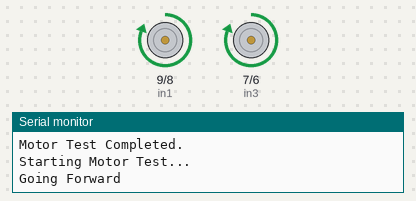
Simulated run of this sketch. Board: Arduino Uno, built with avr-gcc and run on an emulated ATmega328P. Shown: motor-driver pin pairs drawn as motors (green arrow = first pin HIGH = forward, orange = second pin HIGH = backward, longer = more drive, scaled by the enable pin), the last lines printed to the serial monitor.

Above: at 6.5 s.
At 8.7 s:
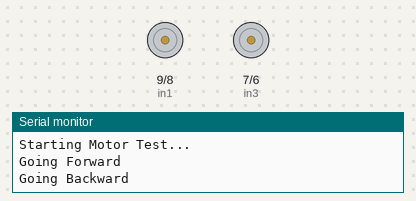
At 11.0 s:
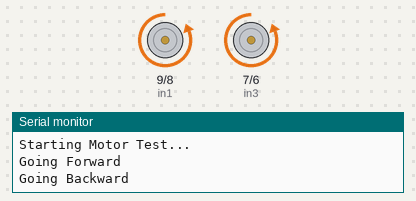
Timing chart, 0 to 12.9 s (numbered marks = the images above):
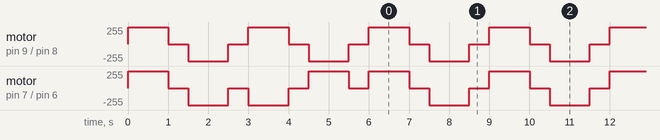

The sketch:

MotorTests.ino
```cpp
#define enA 10 // Enable1 L298 Pin
#define in1 9  // Motor1 L298 Pin (Left Motor)
#define in2 8  // Motor1 L298 Pin (Left Motor)
#define enB 5  // Enable2 L298 Pin
#define in3 7  // Motor2 L298 Pin (Right Motor)
#define in4 6  // Motor2 L298 Pin (Right Motor)

void setup() {
  // Initialize motor control pins
  pinMode(in1, OUTPUT);
  pinMode(in2, OUTPUT);
  pinMode(in3, OUTPUT);
  pinMode(in4, OUTPUT);
  pinMode(enA, OUTPUT);
  pinMode(enB, OUTPUT);

  // Start the motor test
  Serial.begin(9600);
  Serial.println("Starting Motor Test...");

  // Test Forward
  Serial.println("Going Forward") ;
  moveForward();
  delay(1000); // Move forward for 1 second
  stopMotors();
  delay(500); // Wait for half a second

  // Test Backward
  Serial.println("Going Backward") ;
  moveBackward();
  delay(1000); // Move backward for 1 second
  stopMotors();
  delay(500); // Wait for half a second

  // Test Turn Right
  Serial.println("Going Right") ;
  turnRight();
  delay(1000); // Turn right for 1 second
  stopMotors();
  delay(500); // Wait for half a second

  // Test Turn Left
  Serial.println("Going Left") ;
  turnLeft();
  delay(1000); // Turn left for 1 second
  stopMotors();
  delay(500); // Wait for half a second

  // Stop all motors
  stopMotors();
  Serial.println("Motor Test Completed.");
}

void loop() {
  Serial.println("Starting Motor Test...");

  // Test Forward
  Serial.println("Going Forward") ;
  moveForward();
  delay(1000); // Move forward for 1 second
  stopMotors();
  delay(500); // Wait for half a second

  // Test Backward
  Serial.println("Going Backward") ;
  moveBackward();
  delay(1000); // Move backward for 1 second
  stopMotors();
  delay(500); // Wait for half a second

  // Stop all motors
  stopMotors();
}

void moveForward() {
  analogWrite(enA, 255); // Full speed for left motor
  analogWrite(enB, 255); // Full speed for right motor
  digitalWrite(in1, HIGH);
  digitalWrite(in2, LOW);
  digitalWrite(in3, HIGH);
  digitalWrite(in4, LOW);
}

void moveBackward() {
  analogWrite(enA, 255); // Full speed for left motor
  analogWrite(enB, 255); // Full speed for right motor
  digitalWrite(in1, LOW);
  digitalWrite(in2, HIGH);
  digitalWrite(in3, LOW);
  digitalWrite(in4, HIGH);
}

void turnRight() {
  analogWrite(enA, 255); // Full speed for left motor
  analogWrite(enB, 255); // Full speed for right motor
  digitalWrite(in1, HIGH);
  digitalWrite(in2, LOW);
  digitalWrite(in3, LOW);
  digitalWrite(in4, HIGH);
}

void turnLeft() {
  analogWrite(enA, 255); // Full speed for left motor
  analogWrite(enB, 255); // Full speed for right motor
  digitalWrite(in1, LOW);
  digitalWrite(in2, HIGH);
  digitalWrite(in3, HIGH);
  digitalWrite(in4, LOW);
}

void stopMotors() {
  digitalWrite(in1, LOW);
  digitalWrite(in2, LOW);
  digitalWrite(in3, LOW);
  digitalWrite(in4, LOW);
}
```

Measured:
- by itself, motor on pin 9 (in1) / pin 8 (in2): repeats every 3.0 s: stopped 0.50 s, backward 255/255 1.0 s, stopped 0.50 s, forward 255/255 1.0 s
- by itself, motor on pin 7 (in3) / pin 6 (in4): stopped → forward 255/255 at 0.00 s, → stopped 1.0 s later, → backward 255/255 0.50 s later, → stopped 1.0 s later, … (173 changes in this stretch)
